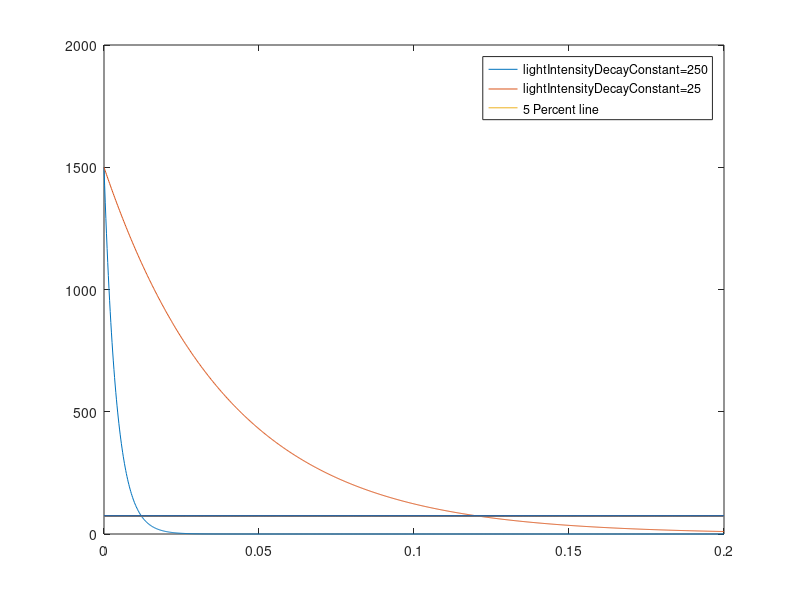

MATLAB code for this plot:
cellDensity = 60;  % mg/L 
maxLightIntensity=1500;
lightDepth=linspace(0,0.2,1000);
I1=1./ exp(250 .*(lightDepth)) .*maxLightIntensity;
I2=1./ exp(25.*(lightDepth)) .*maxLightIntensity;
plot(lightDepth,I1);
hold on;
plot(lightDepth,I2);
plot(lightDepth,ones(length(lightDepth))*1500*0.05)
legend("lightIntensityDecayConstant=250","lightIntensityDecayConstant=25","5 Percent line");

s1=find(I1<maxLightIntensity*0.05);
s2=find(I2<maxLightIntensity*0.05);
lightDepth(s1(1))
lightDepth(s2(1))





% growthRate  =[ 0, 210, 290, 350, 400, 420, 450, 460, 460, 460 ];
% lightIntensity  =[ 0, 250, 375, 500, 625, 750, 1000, 1250, 1500, 2000 ];
% reactionRate=interp1(lightIntensity,growthRate,I)/460*5.0505e-08*132;
% % reactionRate(:)=1;
% trapz(lightDepth,reactionRate)
